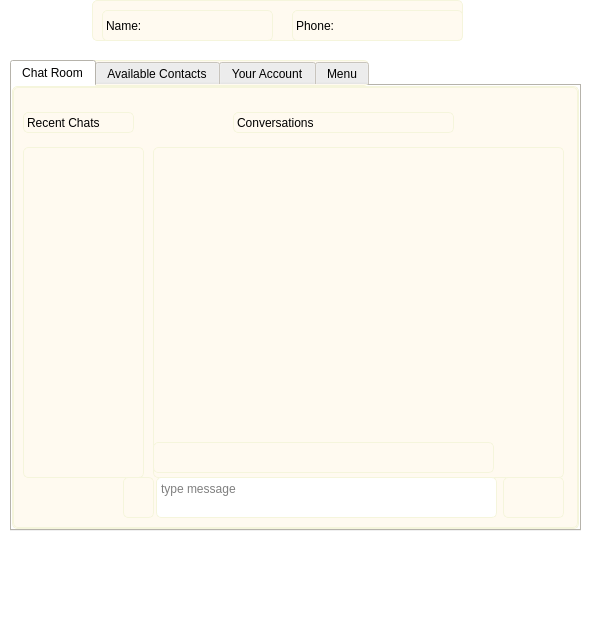
<?xml version="1.0" encoding="UTF-8"?>
<ui version="4.0">
 <class>ChatRoom</class>
 <widget class="QMainWindow" name="ChatRoom">
  <property name="geometry">
   <rect>
    <x>0</x>
    <y>0</y>
    <width>603</width>
    <height>634</height>
   </rect>
  </property>
  <property name="windowTitle">
   <string>ChatApp</string>
  </property>
  <property name="styleSheet">
   <string notr="true">color: rgb(0, 0, 0);
background-color: rgb(255, 255, 255);
font: 11pt &quot;Arial&quot;;</string>
  </property>
  <widget class="QWidget" name="centralwidget">
   <widget class="QGroupBox" name="groupBox">
    <property name="geometry">
     <rect>
      <x>10</x>
      <y>0</y>
      <width>581</width>
      <height>551</height>
     </rect>
    </property>
    <property name="styleSheet">
     <string notr="true">background-color: rgb(255, 255, 255);
color: rgb(0, 0, 0);
border-radius: 5px;
border-collapse:clollapse;
font: 10pt &quot;Arial&quot;;</string>
    </property>
    <property name="title">
     <string/>
    </property>
    <widget class="QTabWidget" name="tabWidget">
     <property name="geometry">
      <rect>
       <x>0</x>
       <y>60</y>
       <width>571</width>
       <height>471</height>
      </rect>
     </property>
     <property name="styleSheet">
      <string notr="true">background-color:floralwhite;
border: 1px solid beige;
border-radius: 5px;
border-collapse:clollapse;
font: 10pt &quot;Arial&quot;;</string>
     </property>
     <property name="currentIndex">
      <number>0</number>
     </property>
     <widget class="QWidget" name="chattingtab">
      <attribute name="icon">
       <iconset>
        <normalon>:/ic/icons/chat-room.png</normalon>
       </iconset>
      </attribute>
      <attribute name="title">
       <string>Chat Room</string>
      </attribute>
      <widget class="QLabel" name="label_4">
       <property name="geometry">
        <rect>
         <x>10</x>
         <y>25</y>
         <width>111</width>
         <height>21</height>
        </rect>
       </property>
       <property name="text">
        <string>Recent Chats</string>
       </property>
      </widget>
      <widget class="QLabel" name="conersation">
       <property name="geometry">
        <rect>
         <x>220</x>
         <y>25</y>
         <width>221</width>
         <height>21</height>
        </rect>
       </property>
       <property name="text">
        <string>Conversations</string>
       </property>
      </widget>
      <widget class="QListWidget" name="messagedisplay">
       <property name="geometry">
        <rect>
         <x>140</x>
         <y>60</y>
         <width>411</width>
         <height>331</height>
        </rect>
       </property>
       <property name="styleSheet">
        <string notr="true">font: 11pt &quot;Arial&quot;;</string>
       </property>
       <property name="verticalScrollBarPolicy">
        <enum>Qt::ScrollBarAlwaysOff</enum>
       </property>
       <property name="horizontalScrollBarPolicy">
        <enum>Qt::ScrollBarAsNeeded</enum>
       </property>
       <property name="autoScrollMargin">
        <number>5</number>
       </property>
       <property name="isWrapping" stdset="0">
        <bool>false</bool>
       </property>
       <property name="layoutMode">
        <enum>QListView::SinglePass</enum>
       </property>
       <property name="spacing">
        <number>10</number>
       </property>
       <property name="viewMode">
        <enum>QListView::ListMode</enum>
       </property>
       <property name="uniformItemSizes">
        <bool>false</bool>
       </property>
       <property name="batchSize">
        <number>100</number>
       </property>
       <property name="wordWrap">
        <bool>true</bool>
       </property>
      </widget>
      <widget class="QPlainTextEdit" name="messagesToSend">
       <property name="geometry">
        <rect>
         <x>143</x>
         <y>390</y>
         <width>341</width>
         <height>41</height>
        </rect>
       </property>
       <property name="sizePolicy">
        <sizepolicy hsizetype="MinimumExpanding" vsizetype="Expanding">
         <horstretch>0</horstretch>
         <verstretch>0</verstretch>
        </sizepolicy>
       </property>
       <property name="styleSheet">
        <string notr="true">font: 11pt &quot;Arial&quot;;
color: rgb(0, 0, 0);
background-color: rgb(255, 255, 255);</string>
       </property>
       <property name="verticalScrollBarPolicy">
        <enum>Qt::ScrollBarAlwaysOff</enum>
       </property>
       <property name="horizontalScrollBarPolicy">
        <enum>Qt::ScrollBarAlwaysOff</enum>
       </property>
       <property name="sizeAdjustPolicy">
        <enum>QAbstractScrollArea::AdjustIgnored</enum>
       </property>
       <property name="lineWrapMode">
        <enum>QPlainTextEdit::WidgetWidth</enum>
       </property>
       <property name="overwriteMode">
        <bool>false</bool>
       </property>
       <property name="maximumBlockCount">
        <number>0</number>
       </property>
       <property name="placeholderText">
        <string>type message</string>
       </property>
      </widget>
      <widget class="QPushButton" name="pushButton">
       <property name="geometry">
        <rect>
         <x>490</x>
         <y>390</y>
         <width>61</width>
         <height>41</height>
        </rect>
       </property>
       <property name="styleSheet">
        <string notr="true">image: url(:/ic/icons/send-message.png);</string>
       </property>
       <property name="text">
        <string/>
       </property>
      </widget>
      <widget class="QListWidget" name="recentchat">
       <property name="geometry">
        <rect>
         <x>10</x>
         <y>60</y>
         <width>121</width>
         <height>331</height>
        </rect>
       </property>
       <property name="styleSheet">
        <string notr="true">
font: 10pt &quot;Arial&quot;;</string>
       </property>
       <property name="verticalScrollBarPolicy">
        <enum>Qt::ScrollBarAlwaysOff</enum>
       </property>
       <property name="horizontalScrollBarPolicy">
        <enum>Qt::ScrollBarAlwaysOff</enum>
       </property>
       <property name="alternatingRowColors">
        <bool>false</bool>
       </property>
       <property name="verticalScrollMode">
        <enum>QAbstractItemView::ScrollPerPixel</enum>
       </property>
       <property name="horizontalScrollMode">
        <enum>QAbstractItemView::ScrollPerPixel</enum>
       </property>
       <property name="isWrapping" stdset="0">
        <bool>true</bool>
       </property>
       <property name="spacing">
        <number>9</number>
       </property>
       <property name="viewMode">
        <enum>QListView::ListMode</enum>
       </property>
       <property name="uniformItemSizes">
        <bool>false</bool>
       </property>
       <property name="batchSize">
        <number>30</number>
       </property>
       <property name="wordWrap">
        <bool>true</bool>
       </property>
      </widget>
      <widget class="QLabel" name="replydisplay">
       <property name="geometry">
        <rect>
         <x>140</x>
         <y>355</y>
         <width>341</width>
         <height>31</height>
        </rect>
       </property>
       <property name="text">
        <string/>
       </property>
      </widget>
      <widget class="QPushButton" name="pushButton_2">
       <property name="geometry">
        <rect>
         <x>110</x>
         <y>390</y>
         <width>31</width>
         <height>41</height>
        </rect>
       </property>
       <property name="text">
        <string/>
       </property>
       <property name="icon">
        <iconset>
         <normalon>:/ic/icons/speaker-filled-audio-tool.png</normalon>
        </iconset>
       </property>
      </widget>
     </widget>
     <widget class="QWidget" name="contactspage">
      <attribute name="icon">
       <iconset>
        <normalon>:/ic/icons/note.png</normalon>
       </iconset>
      </attribute>
      <attribute name="title">
       <string>Available Contacts</string>
      </attribute>
      <widget class="QGroupBox" name="groupBox_3">
       <property name="geometry">
        <rect>
         <x>10</x>
         <y>20</y>
         <width>541</width>
         <height>391</height>
        </rect>
       </property>
       <property name="title">
        <string/>
       </property>
       <widget class="QListWidget" name="listcontacts">
        <property name="geometry">
         <rect>
          <x>10</x>
          <y>0</y>
          <width>256</width>
          <height>391</height>
         </rect>
        </property>
        <property name="styleSheet">
         <string notr="true">font: 11pt &quot;Arial&quot;;</string>
        </property>
        <property name="verticalScrollBarPolicy">
         <enum>Qt::ScrollBarAlwaysOff</enum>
        </property>
        <property name="horizontalScrollBarPolicy">
         <enum>Qt::ScrollBarAlwaysOff</enum>
        </property>
        <property name="iconSize">
         <size>
          <width>40</width>
          <height>60</height>
         </size>
        </property>
        <property name="spacing">
         <number>10</number>
        </property>
       </widget>
       <widget class="QPushButton" name="optioning">
        <property name="geometry">
         <rect>
          <x>470</x>
          <y>340</y>
          <width>61</width>
          <height>41</height>
         </rect>
        </property>
        <property name="styleSheet">
         <string notr="true"/>
        </property>
        <property name="text">
         <string/>
        </property>
        <property name="icon">
         <iconset>
          <normalon>:/ic/icons/application.png</normalon>
         </iconset>
        </property>
        <property name="iconSize">
         <size>
          <width>40</width>
          <height>40</height>
         </size>
        </property>
        <property name="flat">
         <bool>true</bool>
        </property>
       </widget>
       <widget class="QPushButton" name="addcontact">
        <property name="geometry">
         <rect>
          <x>470</x>
          <y>270</y>
          <width>61</width>
          <height>41</height>
         </rect>
        </property>
        <property name="text">
         <string/>
        </property>
        <property name="icon">
         <iconset>
          <normalon>:/ic/icons/add-contact.png</normalon>
         </iconset>
        </property>
        <property name="iconSize">
         <size>
          <width>30</width>
          <height>30</height>
         </size>
        </property>
       </widget>
       <widget class="QPushButton" name="editicontact">
        <property name="geometry">
         <rect>
          <x>470</x>
          <y>210</y>
          <width>61</width>
          <height>41</height>
         </rect>
        </property>
        <property name="text">
         <string/>
        </property>
        <property name="icon">
         <iconset>
          <normalon>:/ic/icons/icons8-edit-profile-48.png</normalon>
         </iconset>
        </property>
        <property name="iconSize">
         <size>
          <width>30</width>
          <height>30</height>
         </size>
        </property>
       </widget>
       <widget class="QGroupBox" name="groupBox_6">
        <property name="geometry">
         <rect>
          <x>280</x>
          <y>20</y>
          <width>241</width>
          <height>91</height>
         </rect>
        </property>
        <property name="styleSheet">
         <string notr="true">background-color: rgb(0, 170, 127);
color: rgb(255, 255, 255);</string>
        </property>
        <property name="title">
         <string>Search Contacts</string>
        </property>
        <widget class="QLineEdit" name="lineEdit_3">
         <property name="geometry">
          <rect>
           <x>20</x>
           <y>33</y>
           <width>201</width>
           <height>31</height>
          </rect>
         </property>
         <property name="styleSheet">
          <string notr="true">background-color:white;
border: 1px solid grey;
border-radius: 2px;
border-collapse:collapse;
font: 10pt &quot;Arial&quot;;
color:black;</string>
         </property>
         <property name="placeholderText">
          <string>search</string>
         </property>
        </widget>
       </widget>
      </widget>
     </widget>
     <widget class="QWidget" name="tab">
      <attribute name="icon">
       <iconset>
        <normalon>:/ic/icons/user.png</normalon>
       </iconset>
      </attribute>
      <attribute name="title">
       <string>Your Account</string>
      </attribute>
      <widget class="QGroupBox" name="groupBox_4">
       <property name="geometry">
        <rect>
         <x>30</x>
         <y>20</y>
         <width>511</width>
         <height>401</height>
        </rect>
       </property>
       <property name="title">
        <string>Account</string>
       </property>
       <widget class="QLabel" name="profileimages">
        <property name="geometry">
         <rect>
          <x>180</x>
          <y>20</y>
          <width>121</width>
          <height>111</height>
         </rect>
        </property>
        <property name="styleSheet">
         <string notr="true">border:none;</string>
        </property>
        <property name="text">
         <string/>
        </property>
        <property name="pixmap">
         <pixmap resource="icons.qrc">:/ic/icons/user.png</pixmap>
        </property>
        <property name="scaledContents">
         <bool>true</bool>
        </property>
        <property name="alignment">
         <set>Qt::AlignCenter</set>
        </property>
       </widget>
       <widget class="Line" name="line">
        <property name="geometry">
         <rect>
          <x>0</x>
          <y>160</y>
          <width>511</width>
          <height>16</height>
         </rect>
        </property>
        <property name="orientation">
         <enum>Qt::Horizontal</enum>
        </property>
       </widget>
       <widget class="QLabel" name="namelabel">
        <property name="geometry">
         <rect>
          <x>10</x>
          <y>200</y>
          <width>251</width>
          <height>31</height>
         </rect>
        </property>
        <property name="text">
         <string>Name: </string>
        </property>
       </widget>
       <widget class="QLabel" name="phonelabel">
        <property name="geometry">
         <rect>
          <x>10</x>
          <y>255</y>
          <width>251</width>
          <height>31</height>
         </rect>
        </property>
        <property name="text">
         <string>Phone:</string>
        </property>
       </widget>
       <widget class="QLabel" name="emaillabel">
        <property name="geometry">
         <rect>
          <x>10</x>
          <y>310</y>
          <width>251</width>
          <height>31</height>
         </rect>
        </property>
        <property name="text">
         <string>Email:</string>
        </property>
       </widget>
       <widget class="QPushButton" name="nameeditbutton">
        <property name="geometry">
         <rect>
          <x>280</x>
          <y>200</y>
          <width>80</width>
          <height>24</height>
         </rect>
        </property>
        <property name="styleSheet">
         <string notr="true">background-color:orange;
border: 1px solid orange;
border-radius:2px;
color:white;
border-collapse:collaspe;</string>
        </property>
        <property name="text">
         <string>Edit</string>
        </property>
       </widget>
       <widget class="QPushButton" name="phoneeditbutton">
        <property name="geometry">
         <rect>
          <x>280</x>
          <y>260</y>
          <width>80</width>
          <height>24</height>
         </rect>
        </property>
        <property name="styleSheet">
         <string notr="true">background-color:orange;
border: 1px solid orange;
border-radius:2px;
color:white;
border-collapse:collaspe;</string>
        </property>
        <property name="text">
         <string>Edit</string>
        </property>
       </widget>
       <widget class="QPushButton" name="emaileditbutton">
        <property name="geometry">
         <rect>
          <x>280</x>
          <y>310</y>
          <width>80</width>
          <height>24</height>
         </rect>
        </property>
        <property name="styleSheet">
         <string notr="true">background-color:orange;
border: 1px solid orange;
border-radius:2px;
color:white;
border-collapse:collaspe;</string>
        </property>
        <property name="text">
         <string>Edit</string>
        </property>
       </widget>
       <widget class="QPushButton" name="profileeditbutton">
        <property name="geometry">
         <rect>
          <x>269</x>
          <y>130</y>
          <width>31</width>
          <height>24</height>
         </rect>
        </property>
        <property name="styleSheet">
         <string notr="true">background-color:blue;
border: 1px solid blue;
border-radius:2px;
color:white;
border-collapse:collaspe;</string>
        </property>
        <property name="text">
         <string/>
        </property>
        <property name="icon">
         <iconset>
          <normalon>:/ic/icons/photo.png</normalon>
         </iconset>
        </property>
        <property name="flat">
         <bool>true</bool>
        </property>
       </widget>
       <widget class="QLineEdit" name="editname">
        <property name="geometry">
         <rect>
          <x>370</x>
          <y>200</y>
          <width>131</width>
          <height>24</height>
         </rect>
        </property>
        <property name="styleSheet">
         <string notr="true">background-color:white;
border: 1px solid grey;
border-radius: 2px;
border-collapse:collapse;
font: 10pt &quot;Arial&quot;;
color:black;
</string>
        </property>
       </widget>
       <widget class="QLineEdit" name="editphone">
        <property name="geometry">
         <rect>
          <x>370</x>
          <y>260</y>
          <width>131</width>
          <height>24</height>
         </rect>
        </property>
        <property name="styleSheet">
         <string notr="true">background-color:white;
border: 1px solid grey;
border-radius: 2px;
border-collapse:collapse;
font: 10pt &quot;Arial&quot;;
color:black;
</string>
        </property>
       </widget>
       <widget class="QLineEdit" name="editemail">
        <property name="geometry">
         <rect>
          <x>370</x>
          <y>310</y>
          <width>131</width>
          <height>24</height>
         </rect>
        </property>
        <property name="styleSheet">
         <string notr="true">background-color:white;
border: 1px solid grey;
border-radius: 2px;
border-collapse:collapse;
font: 10pt &quot;Arial&quot;;
color:black;
</string>
        </property>
       </widget>
      </widget>
     </widget>
     <widget class="QWidget" name="tab_2">
      <attribute name="icon">
       <iconset>
        <normalon>:/ic/icons/menu.png</normalon>
       </iconset>
      </attribute>
      <attribute name="title">
       <string>Menu</string>
      </attribute>
      <widget class="QGroupBox" name="groupBox_5">
       <property name="geometry">
        <rect>
         <x>20</x>
         <y>20</y>
         <width>531</width>
         <height>411</height>
        </rect>
       </property>
       <property name="title">
        <string/>
       </property>
       <widget class="QLabel" name="label_10">
        <property name="geometry">
         <rect>
          <x>10</x>
          <y>15</y>
          <width>101</width>
          <height>31</height>
         </rect>
        </property>
        <property name="text">
         <string>Delete Account</string>
        </property>
       </widget>
       <widget class="QPushButton" name="deleteallbuttonmenu">
        <property name="geometry">
         <rect>
          <x>140</x>
          <y>20</y>
          <width>171</width>
          <height>24</height>
         </rect>
        </property>
        <property name="toolTip">
         <string>&lt;html&gt;&lt;head/&gt;&lt;body&gt;&lt;p&gt;this will delete your account &lt;/p&gt;&lt;/body&gt;&lt;/html&gt;</string>
        </property>
        <property name="styleSheet">
         <string notr="true">background-color:red;
border: 1px solid red;
border-radius:2px;
color:white;
border-collapse:collaspe;</string>
        </property>
        <property name="text">
         <string>Delete Now!</string>
        </property>
        <property name="icon">
         <iconset>
          <normalon>:/ic/icons/delete.png</normalon>
         </iconset>
        </property>
       </widget>
       <widget class="QLabel" name="label_11">
        <property name="geometry">
         <rect>
          <x>10</x>
          <y>80</y>
          <width>101</width>
          <height>21</height>
         </rect>
        </property>
        <property name="text">
         <string>Clear All Chat</string>
        </property>
       </widget>
       <widget class="QPushButton" name="cleanllbuttonmenu">
        <property name="geometry">
         <rect>
          <x>140</x>
          <y>80</y>
          <width>171</width>
          <height>24</height>
         </rect>
        </property>
        <property name="toolTip">
         <string>&lt;html&gt;&lt;head/&gt;&lt;body&gt;&lt;p&gt;by clicking clean button you will clear all chat history unrecoveble&lt;/p&gt;&lt;/body&gt;&lt;/html&gt;</string>
        </property>
        <property name="styleSheet">
         <string notr="true">background-color:orange;
border: 1px solid orange;
border-radius:2px;
color:white;
border-collapse:collaspe;</string>
        </property>
        <property name="text">
         <string>Clean</string>
        </property>
        <property name="icon">
         <iconset>
          <normalon>:/ic/icons/delete.png</normalon>
         </iconset>
        </property>
       </widget>
       <widget class="QLabel" name="label_14">
        <property name="geometry">
         <rect>
          <x>348</x>
          <y>60</y>
          <width>141</width>
          <height>141</height>
         </rect>
        </property>
        <property name="styleSheet">
         <string notr="true">border:none;</string>
        </property>
        <property name="text">
         <string/>
        </property>
        <property name="pixmap">
         <pixmap resource="icons.qrc">:/ic/icons/chat.png</pixmap>
        </property>
        <property name="scaledContents">
         <bool>true</bool>
        </property>
        <property name="alignment">
         <set>Qt::AlignCenter</set>
        </property>
       </widget>
       <widget class="QLabel" name="label_15">
        <property name="geometry">
         <rect>
          <x>10</x>
          <y>230</y>
          <width>111</width>
          <height>21</height>
         </rect>
        </property>
        <property name="text">
         <string>Network ip Config</string>
        </property>
       </widget>
       <widget class="QLineEdit" name="IpAddressLineeditmenu">
        <property name="geometry">
         <rect>
          <x>130</x>
          <y>230</y>
          <width>181</width>
          <height>24</height>
         </rect>
        </property>
        <property name="toolTip">
         <string>&lt;html&gt;&lt;head/&gt;&lt;body&gt;&lt;p&gt;Ip address of server this will help enable this app to communicate with others&lt;/p&gt;&lt;/body&gt;&lt;/html&gt;</string>
        </property>
        <property name="styleSheet">
         <string notr="true">font: 9pt &quot;Arial&quot;;
color: rgb(0, 0, 0);
background-color: rgb(255, 255, 255);</string>
        </property>
        <property name="placeholderText">
         <string>enter ip address</string>
        </property>
       </widget>
       <widget class="QLabel" name="label_2">
        <property name="geometry">
         <rect>
          <x>10</x>
          <y>140</y>
          <width>101</width>
          <height>21</height>
         </rect>
        </property>
        <property name="text">
         <string>Security Setting</string>
        </property>
       </widget>
       <widget class="QCheckBox" name="loginenablemenu">
        <property name="geometry">
         <rect>
          <x>130</x>
          <y>140</y>
          <width>111</width>
          <height>22</height>
         </rect>
        </property>
        <property name="text">
         <string>Enable Login</string>
        </property>
       </widget>
       <widget class="QCheckBox" name="steptwobuttonmenu">
        <property name="geometry">
         <rect>
          <x>130</x>
          <y>170</y>
          <width>71</width>
          <height>22</height>
         </rect>
        </property>
        <property name="text">
         <string>Step 2</string>
        </property>
       </widget>
       <widget class="QCheckBox" name="checkBox">
        <property name="geometry">
         <rect>
          <x>130</x>
          <y>280</y>
          <width>71</width>
          <height>22</height>
         </rect>
        </property>
        <property name="text">
         <string>Enabled</string>
        </property>
       </widget>
       <widget class="QLabel" name="label_3">
        <property name="geometry">
         <rect>
          <x>10</x>
          <y>280</y>
          <width>111</width>
          <height>21</height>
         </rect>
        </property>
        <property name="text">
         <string>Notification</string>
        </property>
       </widget>
       <widget class="QLabel" name="label_5">
        <property name="geometry">
         <rect>
          <x>220</x>
          <y>280</y>
          <width>101</width>
          <height>21</height>
         </rect>
        </property>
        <property name="text">
         <string>pop notification</string>
        </property>
       </widget>
       <widget class="QCheckBox" name="checkBox_2">
        <property name="geometry">
         <rect>
          <x>130</x>
          <y>320</y>
          <width>78</width>
          <height>22</height>
         </rect>
        </property>
        <property name="text">
         <string>Enabled</string>
        </property>
       </widget>
       <widget class="QLabel" name="label_6">
        <property name="geometry">
         <rect>
          <x>220</x>
          <y>320</y>
          <width>101</width>
          <height>21</height>
         </rect>
        </property>
        <property name="text">
         <string>voice notification</string>
        </property>
       </widget>
      </widget>
     </widget>
    </widget>
    <widget class="QGroupBox" name="groupBox_2">
     <property name="geometry">
      <rect>
       <x>82</x>
       <y>0</y>
       <width>371</width>
       <height>41</height>
      </rect>
     </property>
     <property name="styleSheet">
      <string notr="true">background-color:floralwhite;
border: 1px solid beige;
border-radius: 5px;
border-collapse:clollapse;
font: 10pt &quot;Arial&quot;;</string>
     </property>
     <property name="title">
      <string/>
     </property>
     <widget class="QLabel" name="name">
      <property name="geometry">
       <rect>
        <x>10</x>
        <y>10</y>
        <width>171</width>
        <height>31</height>
       </rect>
      </property>
      <property name="text">
       <string>Name:</string>
      </property>
     </widget>
     <widget class="QLabel" name="phone">
      <property name="geometry">
       <rect>
        <x>200</x>
        <y>10</y>
        <width>171</width>
        <height>31</height>
       </rect>
      </property>
      <property name="text">
       <string>Phone:</string>
      </property>
     </widget>
    </widget>
    <widget class="QLabel" name="label">
     <property name="geometry">
      <rect>
       <x>0</x>
       <y>0</y>
       <width>51</width>
       <height>41</height>
      </rect>
     </property>
     <property name="text">
      <string/>
     </property>
     <property name="pixmap">
      <pixmap resource="icons.qrc">:/ic/icons/chat.png</pixmap>
     </property>
     <property name="scaledContents">
      <bool>true</bool>
     </property>
     <property name="alignment">
      <set>Qt::AlignCenter</set>
     </property>
    </widget>
    <widget class="QLabel" name="profile">
     <property name="geometry">
      <rect>
       <x>470</x>
       <y>0</y>
       <width>91</width>
       <height>81</height>
      </rect>
     </property>
     <property name="text">
      <string/>
     </property>
     <property name="pixmap">
      <pixmap resource="icons.qrc">:/ic/icons/user.png</pixmap>
     </property>
     <property name="scaledContents">
      <bool>true</bool>
     </property>
     <property name="alignment">
      <set>Qt::AlignCenter</set>
     </property>
    </widget>
   </widget>
   <widget class="QLabel" name="status">
    <property name="geometry">
     <rect>
      <x>10</x>
      <y>535</y>
      <width>51</width>
      <height>41</height>
     </rect>
    </property>
    <property name="text">
     <string/>
    </property>
    <property name="scaledContents">
     <bool>true</bool>
    </property>
    <property name="alignment">
     <set>Qt::AlignCenter</set>
    </property>
   </widget>
  </widget>
  <widget class="QMenuBar" name="menubar">
   <property name="geometry">
    <rect>
     <x>0</x>
     <y>0</y>
     <width>603</width>
     <height>22</height>
    </rect>
   </property>
  </widget>
  <widget class="QStatusBar" name="statusbar"/>
 </widget>
 <resources>
  <include location="icons.qrc"/>
 </resources>
 <connections/>
</ui>
